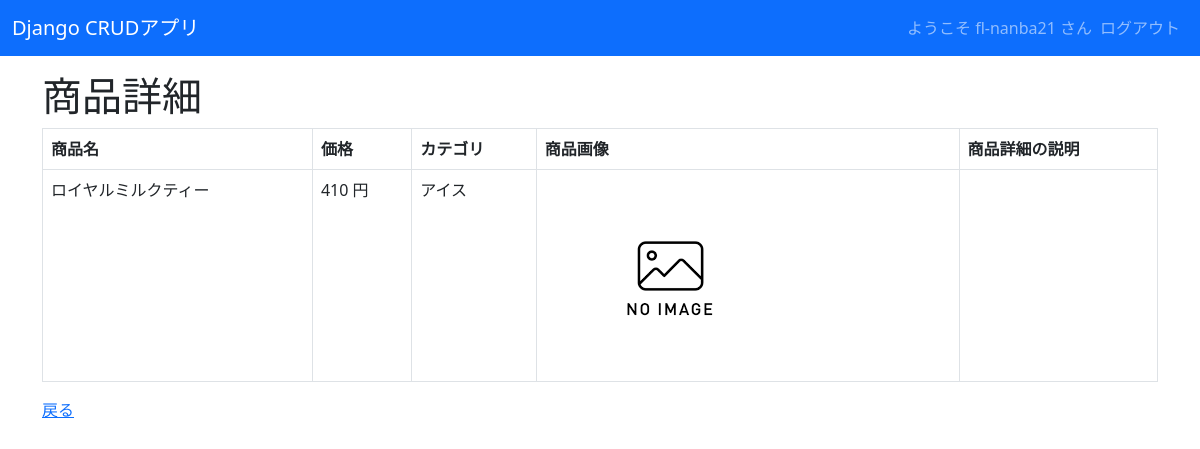
The page /crud/detail/7 (signed in) on the database its author committed.
### crud/models.py (models this page shows, shortened)
class Product(models.Model):
    name = models.CharField(max_length=200)
    price = models.PositiveIntegerField()
    category = models.ForeignKey(Category, on_delete=models.CASCADE)
    img = models.ImageField(blank=True, default='noImage.png')
    description = models.TextField(blank=True, null=True)

class Category(models.Model):
    name = models.CharField(max_length=200)
    def __str__(self):
        return self.name

### crud/views.py (the view)
# urls.py: path('crud/detail/<int:pk>', views.ProductDetailView.as_view(), name="detail"),
class ProductDetailView(DetailView):
    model = Product
    context_object_name = 'product'

### crud/templates/crud/product_detail.html (shortened to what this page needs)
{% extends "base.html" %}
{% block content %}
<h1>商品詳細</h1>
<table class="table table-bordered">
    <thead>
        <tr>
            <th>商品名</th>
            <th>価格</th>
            <th>カテゴリ</th>
            <th>商品画像</th>
            <th>商品詳細の説明</th>
        </tr>
    </thead>
    <tr>
        <td>{{ object.name }}</td>
        <td>{{ object.price }} 円</td>
        <td>{{ product.category }}</td>
        <td><img src="{{ product.img.url }}" style="width:100px height:auto;"></td>
        <td>{{ product.description }}</td>
    </tr>
</table>
<a href="{% url 'list' %}">戻る</a>
{% endblock %}

### crud/templates/base.html (shortened to what this page needs)
<!DOCTYPE html>
<html lang="ja">
    <head>
        <link href="https://cdn.jsdelivr.net/npm/bootstrap@5.3.0-alpha3/dist/css/bootstrap.min.css" rel="stylesheet"">
</head>
<body>
<nav class="navbar navbar-expand-lg navbar-dark bg-primary" style="margin-bottom: 1rem;">
<div class="container-fluid">
<a class="navbar-brand" href="{% url 'list' %}">Django CRUDアプリ</a>
<div class="collapse navbar-collapse" id="navbarNav">
<ul class="navbar-nav ms-auto">
{% if request.user.is_authenticated %}
<span class="navbar-text">
 ようこそ {{ user.get_username }} さん
</span>
<li class="nav-item">
 <form action="{% url 'logout' %}" method="post">
 <input class="nav-link" type="submit" value="ログアウト">
</form>
</li>
{% else %}
<li class="nav-item">
<a class="nav-link" href="{% url 'login' %}">ログイン</a>
</li>
{% endif %}
</ul>
</div>
</div>
</nav>
<div class="container">
{% block content %}{% endblock %}
</div>
</body>
</html>

### rows shown on the page
Product: name "ロイヤルミルクティー", price "410", category "アイス", img (placeholder picture)

### other values the page prints
{{ user.get_username }} "fl-nanba21"
